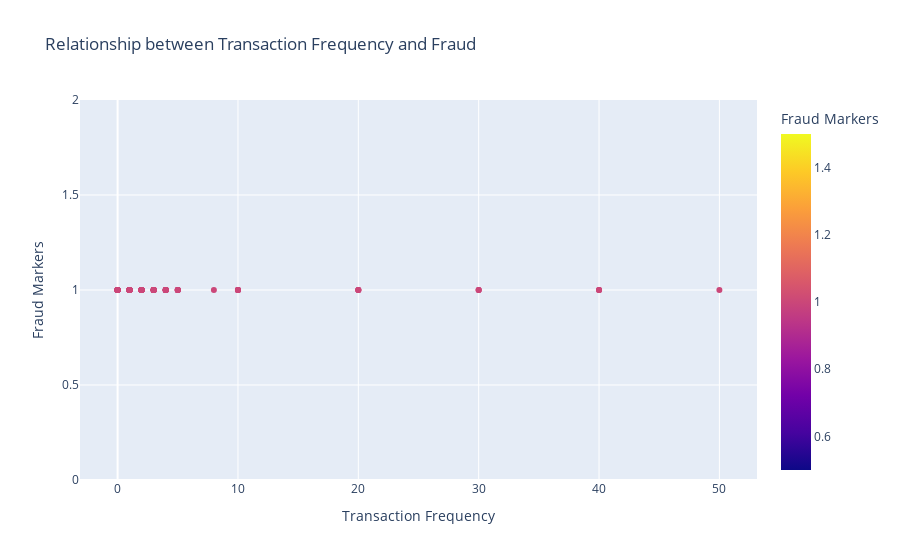

The code cell stored with this chart in its notebook:
### Code cell
# Plot 4: Relationship between Transaction Frequency and Fraud (Scatter Plot)
fig = px.scatter(
    fraud, 
    x='Transaction_Frequency', 
    y='fraud',
    title='Relationship between Transaction Frequency and Fraud',
    labels={'Transaction_Frequency': 'Transaction Frequency', 'fraud': 'Fraud Markers'},
    color='fraud', 
    color_discrete_map={0: 'lightblue', 1: 'orange'}
)
fig.show()

### Figure 1 — Plotly figure (JSON) as saved in the notebook; plotly's stock layout.template omitted (floating-point values rounded to 4 significant figures; data arrays with more than 128 entries replaced by an {"elided": "..."} marker saying what was removed)
{"data": [{"hovertemplate": "Transaction Frequency=%{x}<br>Fraud Markers=%{marker.color}<extra></extra>", "legendgroup": "", "marker": {"color": {"elided": "155 int values"}, "coloraxis": "coloraxis", "symbol": "circle"}, "mode": "markers", "name": "", "orientation": "v", "showlegend": false, "type": "scatter", "x": {"elided": "155 int values"}, "xaxis": "x", "y": {"elided": "155 int values"}, "yaxis": "y"}], "layout": {"autosize": true, "coloraxis": {"colorbar": {"title": {"text": "Fraud Markers"}}, "colorscale": [[0, "#0d0887"], [0.1111, "#46039f"], [0.2222, "#7201a8"], [0.3333, "#9c179e"], [0.4444, "#bd3786"], [0.5556, "#d8576b"], [0.6667, "#ed7953"], [0.7778, "#fb9f3a"], [0.8889, "#fdca26"], [1, "#f0f921"]]}, "legend": {"tracegroupgap": 0}, "title": {"text": "Relationship between Transaction Frequency and Fraud"}, "xaxis": {"anchor": "y", "autorange": true, "domain": [0, 1], "range": [-3.046, 53.05], "title": {"text": "Transaction Frequency"}, "type": "linear"}, "yaxis": {"anchor": "x", "autorange": true, "domain": [0, 1], "range": [0, 2], "title": {"text": "Fraud Markers"}, "type": "linear"}}}
